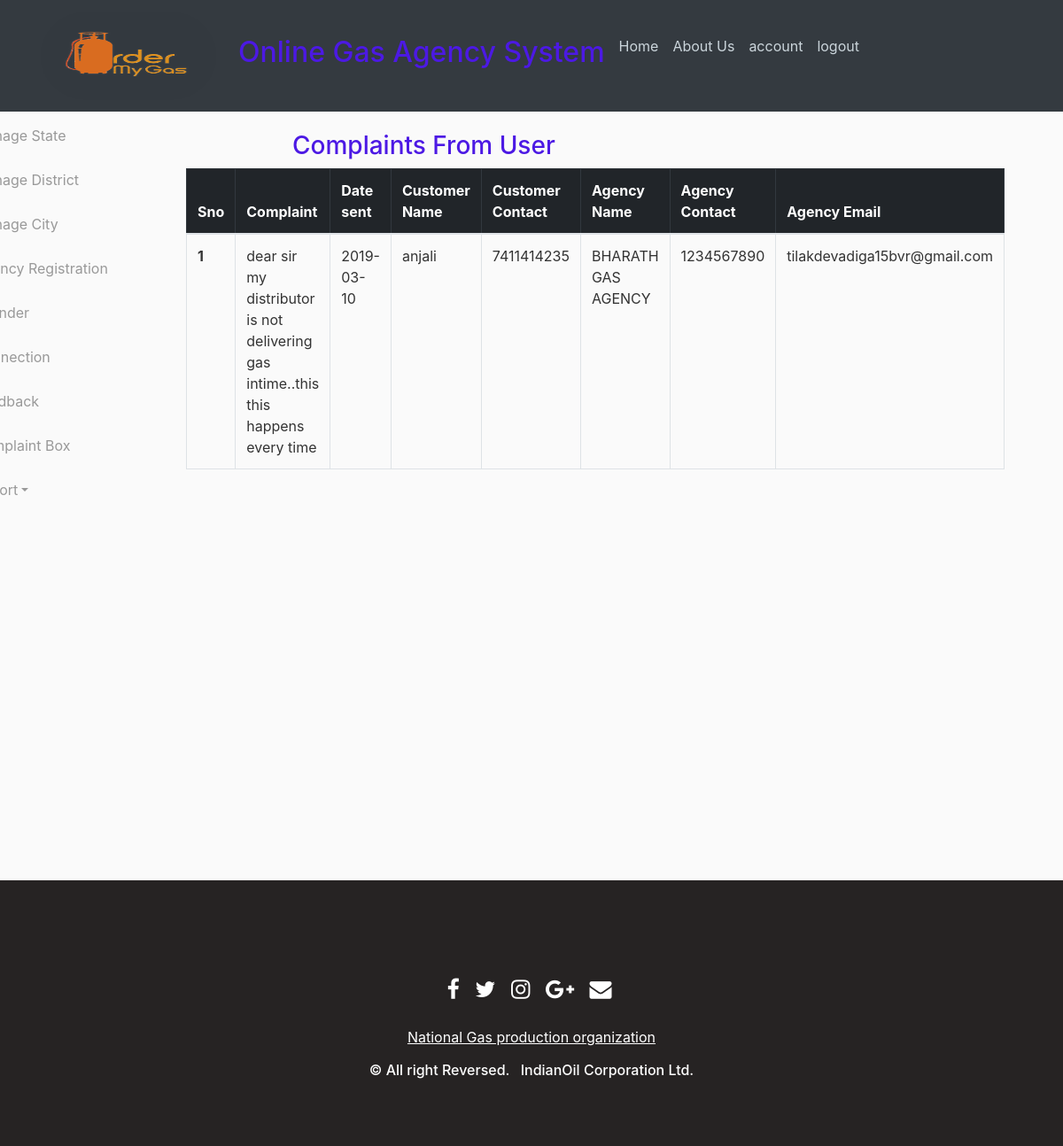
The page /Cbox (signed in) on the database as committed earlier.
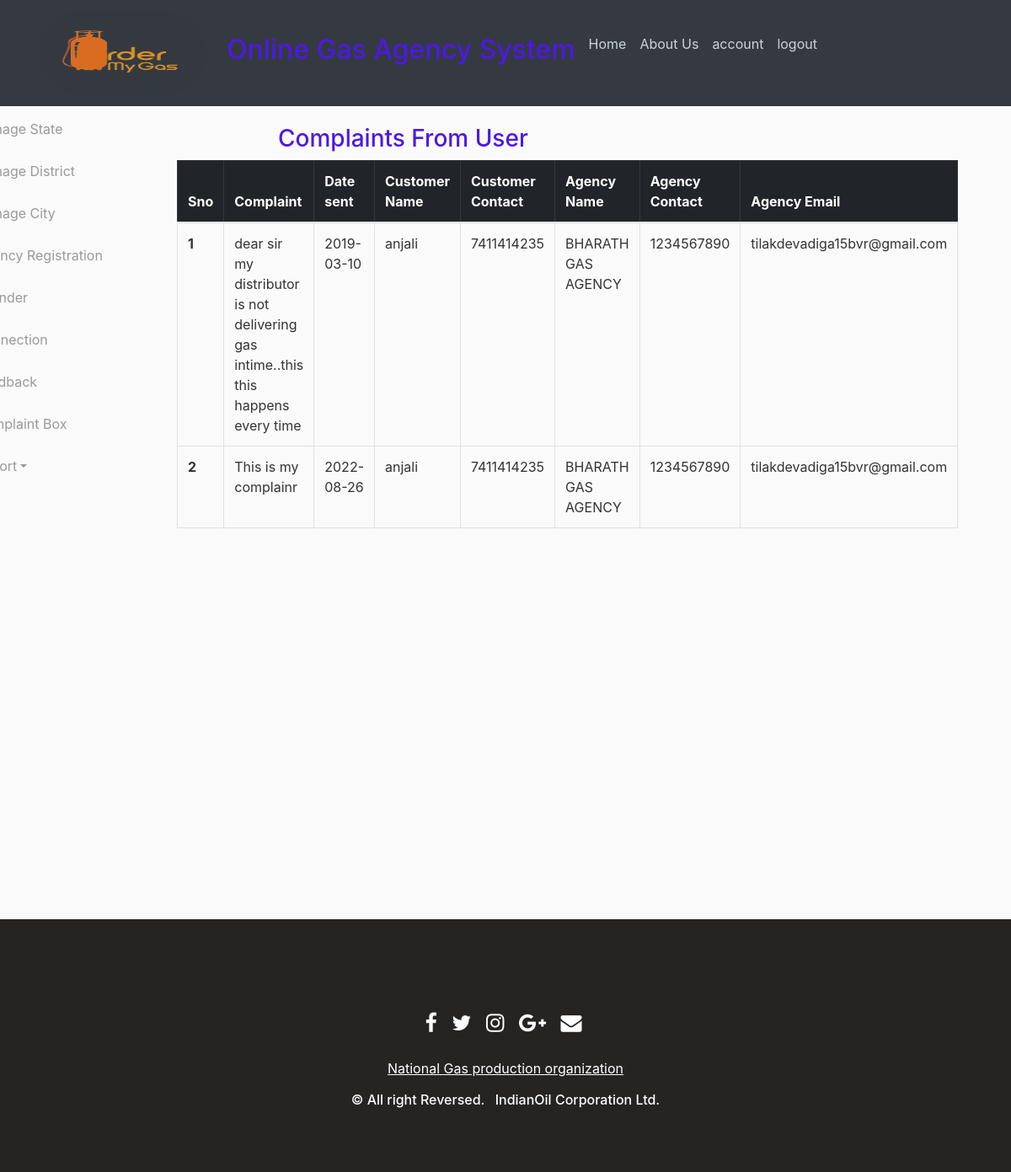
The same page on the database as committed later.
### projectmain/dbcode.py (models this page shows, shortened)
class feedback(db.Model):
    fid = db.Column(db.Integer,primary_key=True)
    sub = db.Column(db.String(20),nullable=False)
    description =db.Column(db.String(300),nullable=False)
    sdate = db.Column(db.DateTime,nullable=False,default=datetime.utcnow)
    uid = db.Column(db.Integer,db.ForeignKey(User_reg.id),nullable=True)
    aid = db.Column(db.Integer,db.ForeignKey(agent.aid),nullable=True)
    role = db.Column(db.String(20),nullable=False)

class User_reg(db.Model,UserMixin):
    id = db.Column(db.Integer, primary_key=True)
    fname = db.Column(db.String(20),nullable=False)
    lname = db.Column(db.String(20),nullable=False)
    gender = db.Column(db.String(10),nullable=False)
    phone_no = db.Column(db.String(10),nullable=False)
    adress = db.Column(db.String(200),nullable=False)
    sid =db.Column(db.Integer,db.ForeignKey(state.id,ondelete="CASCADE"),nullable=False)
    did = db.Column(db.Integer,db.ForeignKey(district.did,ondelete="CASCADE"),nullable=False)
    cid = db.Column(db.Integer,db.ForeignKey(city.cid,ondelete="CASCADE"),nullable=False)
    aid = db.Column(db.Integer,db.ForeignKey(agent.aid,ondelete="CASCADE"),nullable=False)
    ctid = db.Column(db.Integer,db.ForeignKey(connection_type.ctid,ondelete="CASCADE"),nullable=False)
    username = db.Column(db.String(20), unique=True, nullable=False)
    email = db.Column(db.String(120), unique=True, nullable=False)
    image_file = db.Column(db.String(20), nullable=False, default='default.jpg')
    password = db.Column(db.String(60), nullable=False)
    fbck = db.relationship('feedback',cascade='all,delete',backref='User_reg')
    rol = db.relationship('roles',cascade='all,delete',backref='User_reg')

class agent(db.Model):
    aid = db.Column(db.Integer, primary_key=True)
    fname = db.Column(db.String(20),nullable=False)
    lname = db.Column(db.String(20),nullable=False)
    gender = db.Column(db.String(10),nullable=False)
    phone_no = db.Column(db.String(10),nullable=False)
    adress = db.Column(db.String(200),nullable=False)
    sid =db.Column(db.Integer,db.ForeignKey(state.id,ondelete="CASCADE"),nullable=False)
    did = db.Column(db.Integer,db.ForeignKey(district.did,ondelete="CASCADE"),nullable=False)
    cid = db.Column(db.Integer,db.ForeignKey(city.cid,ondelete="CASCADE"),nullable=False)
    agency_name = db.Column(db.String(40),unique=True,nullable=False)
    username = db.Column(db.String(20), unique=True, nullable=False)
    email = db.Column(db.String(120), unique=True, nullable=False)
    image_file = db.Column(db.String(20), nullable=False, default='default.jpg')
    password = db.Column(db.String(60), nullable=False)
    ctype = db.relationship('connection_type', secondary=ctype,backref=db.backref('agents', lazy='dynamic'))
    cyli = db.relationship('cylinders',cascade='all,delete',backref='agent')
    book = db.relationship('booking',cascade='all,delete',backref='agent')
    rol = db.relationship('roles',cascade='all,delete',backref='agent')
    fbck = db.relationship('feedback',cascade='all,delete',backref='agent')

### projectmain/admin/routs.py (the view)
@Admin.route("/Cbox",methods=['GET','POST'])
def Cbox():
    if current_user.is_authenticated and current_user.role=='admin':
        pass
    else:
        abort(403)
    clist = feedback.query.filter_by(role='complaint').all()
    return render_template('Cbox.html',clist=clist,title="Consumer complaints",userR=User_reg,agent=agent)

### projectmain/dbcode.py (called while the page is built)
@login_manager.user_loader
def load_user(id):
    return roles.query.get(int(id))

### projectmain/templates/Cbox.html
{% extends 'admin.html' %}
{% block admin_ac %}
<h3>Complaints From User</h3>
 <table class="table table-bordered " style="margin-right:300px;margin-left:-120px">
  <thead class="table-dark">
    <tr>
      <th scope="col">Sno</th>
      <th scope="col">Complaint</th>
      <th scope="col">Date sent</th>
      <th scope="col">Customer Name</th>
      <th scope="col">Customer Contact</th>
      <th scope="col">Agency Name</th>
      <th scope="col">Agency Contact</th>
      <th scope="col">Agency Email</th>
    </tr>
  </thead>
  <tbody >
  	{% for c in clist %}
    {% with user=userR.query.filter_by(id=c.uid).first() %}
  	{% with a=agent.query.filter_by(aid=user.aid).first() %}
    <tr>
      <th scope="row">{{ loop.index }}</th>
      <td>{{ c.description }}</td>
      <td>{{ c.sdate.strftime('%Y-%m-%d') }}</td>
      <td>{{ user.fname }}</td>
      <td>{{ user.phone_no }}</td>
      <td>{{ a.agency_name }}</td>
      <td>{{ a.phone_no }}</td>
      <td>{{ a.email }}</td>
    </tr>
   	{% endwith %}
    {% endwith %}
    {% endfor %}
  </tbody>
</table>
{% endblock admin_ac %}

Rows that differ between the two databases and show on the page:
added feedback: description "This is my complainr", sdate "2022-08-26", {{ user.fname }} "anjali", {{ user.phone_no }} "7411414235", {{ a.agency_name }} "BHARATH GAS AGENCY", {{ a.phone_no }} "1234567890", {{ a.email }} "tilakdevadiga15bvr@gmail.com"
